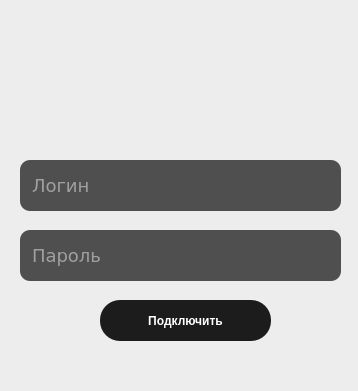
<?xml version="1.0" encoding="UTF-8"?>
<ui version="4.0">
 <class>MainWindow</class>
 <widget class="QMainWindow" name="MainWindow">
  <property name="geometry">
   <rect>
    <x>0</x>
    <y>0</y>
    <width>358</width>
    <height>391</height>
   </rect>
  </property>
  <property name="cursor">
   <cursorShape>ArrowCursor</cursorShape>
  </property>
  <property name="windowTitle">
   <string>RDP over SSH Client</string>
  </property>
  <property name="styleSheet">
   <string notr="true">QMainWindow {
}
QWidget {
/* цвета #fafafa; ededed;  */
background: #ededed;
font-family: verdana, sans-serif;
/* color: #ab9d00;   */
font-weight: normal; 
}

.QLineEdit::hover{
background-color: #3d3d3d;
}
QLineEdit {
color : #f0f0f0;
padding: 0 10px 0 10px;
font-size: 18px;
background: #4f4f4f;
border: 0.1px solid #ebebeb;
border-radius: 10px;
/* color: #474747;  */

}

QPushButton{
background-color: black;
font-family: Ubuntu, verdana, sans-serif;
border: 1px #ebebeb;
border-radius: 20px;
background-color: #1c1c1c;
color: white;
position: relative;
padding: 5px;
font-weight: bold; 
}

.QPushButton:hover{
background-color: #2e2e2e;
}

QStatusBar{
font-size: 12 px;
}
</string>
  </property>
  <property name="dockOptions">
   <set>QMainWindow::AnimatedDocks</set>
  </property>
  <widget class="QWidget" name="centralwidget">
   <property name="styleSheet">
    <string notr="true"/>
   </property>
   <widget class="QPushButton" name="pushButton">
    <property name="geometry">
     <rect>
      <x>100</x>
      <y>300</y>
      <width>171</width>
      <height>41</height>
     </rect>
    </property>
    <property name="text">
     <string>Подключить</string>
    </property>
   </widget>
   <widget class="QLineEdit" name="lineEdit_2">
    <property name="geometry">
     <rect>
      <x>20</x>
      <y>230</y>
      <width>321</width>
      <height>51</height>
     </rect>
    </property>
    <property name="text">
     <string/>
    </property>
    <property name="echoMode">
     <enum>QLineEdit::Password</enum>
    </property>
    <property name="placeholderText">
     <string>Пароль</string>
    </property>
   </widget>
   <widget class="QLineEdit" name="lineEdit">
    <property name="geometry">
     <rect>
      <x>20</x>
      <y>160</y>
      <width>321</width>
      <height>51</height>
     </rect>
    </property>
    <property name="font">
     <font>
      <family>verdana</family>
      <pointsize>-1</pointsize>
      <weight>50</weight>
      <bold>false</bold>
      <underline>false</underline>
     </font>
    </property>
    <property name="autoFillBackground">
     <bool>false</bool>
    </property>
    <property name="styleSheet">
     <string notr="true"/>
    </property>
    <property name="text">
     <string/>
    </property>
    <property name="cursorPosition">
     <number>0</number>
    </property>
    <property name="dragEnabled">
     <bool>false</bool>
    </property>
    <property name="placeholderText">
     <string>Логин</string>
    </property>
    <property name="clearButtonEnabled">
     <bool>false</bool>
    </property>
   </widget>
   <widget class="QLabel" name="label">
    <property name="geometry">
     <rect>
      <x>130</x>
      <y>20</y>
      <width>91</width>
      <height>111</height>
     </rect>
    </property>
    <property name="text">
     <string/>
    </property>
    <property name="textFormat">
     <enum>Qt::PlainText</enum>
    </property>
    <property name="pixmap">
     <pixmap resource="res_1.qrc">:/image/89.png</pixmap>
    </property>
    <property name="scaledContents">
     <bool>true</bool>
    </property>
   </widget>
  </widget>
  <widget class="QMenuBar" name="menubar">
   <property name="geometry">
    <rect>
     <x>0</x>
     <y>0</y>
     <width>358</width>
     <height>21</height>
    </rect>
   </property>
  </widget>
  <widget class="QStatusBar" name="statusbar">
   <property name="font">
    <font>
     <family>verdana</family>
     <pointsize>12</pointsize>
     <weight>50</weight>
     <bold>false</bold>
    </font>
   </property>
  </widget>
  <action name="action">
   <property name="text">
    <string>О программе</string>
   </property>
  </action>
  <action name="action_2">
   <property name="text">
    <string>Помощь</string>
   </property>
  </action>
 </widget>
 <resources>
  <include location="res_1.qrc"/>
 </resources>
 <connections/>
</ui>
